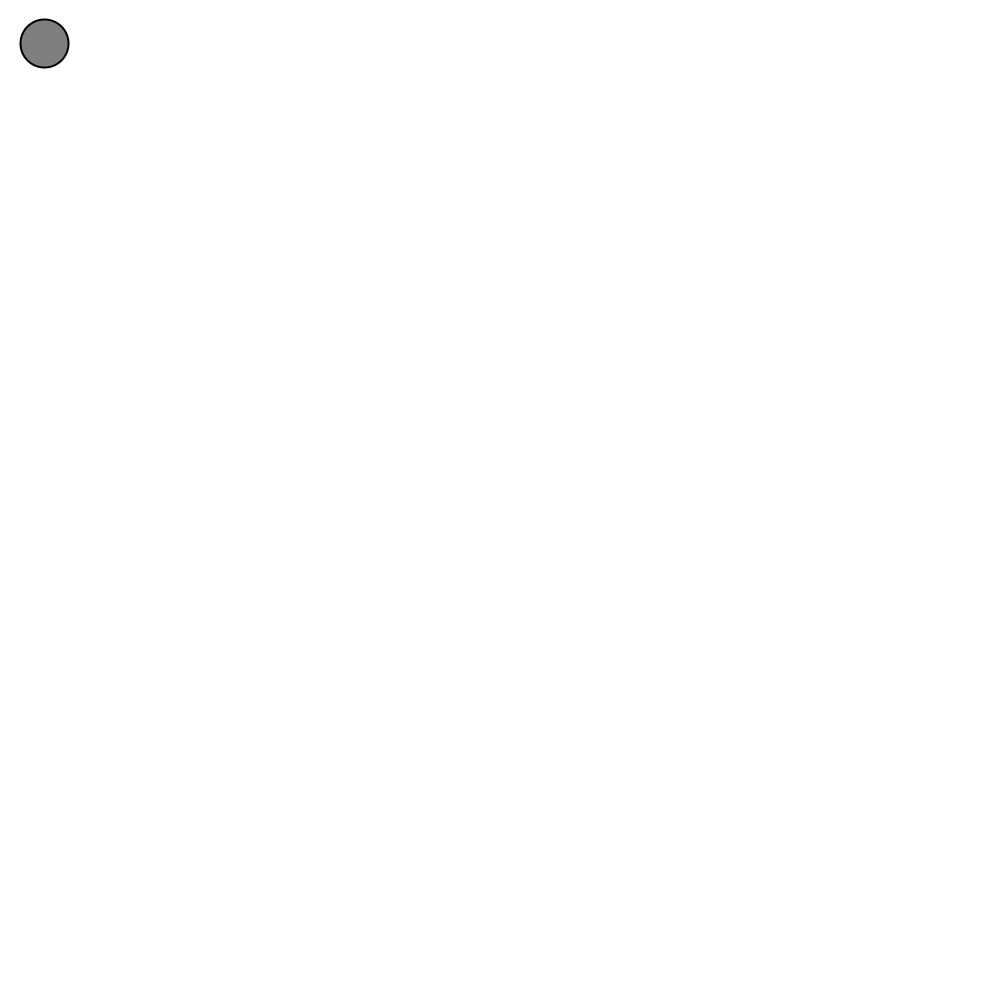
Frame 1 (no input)
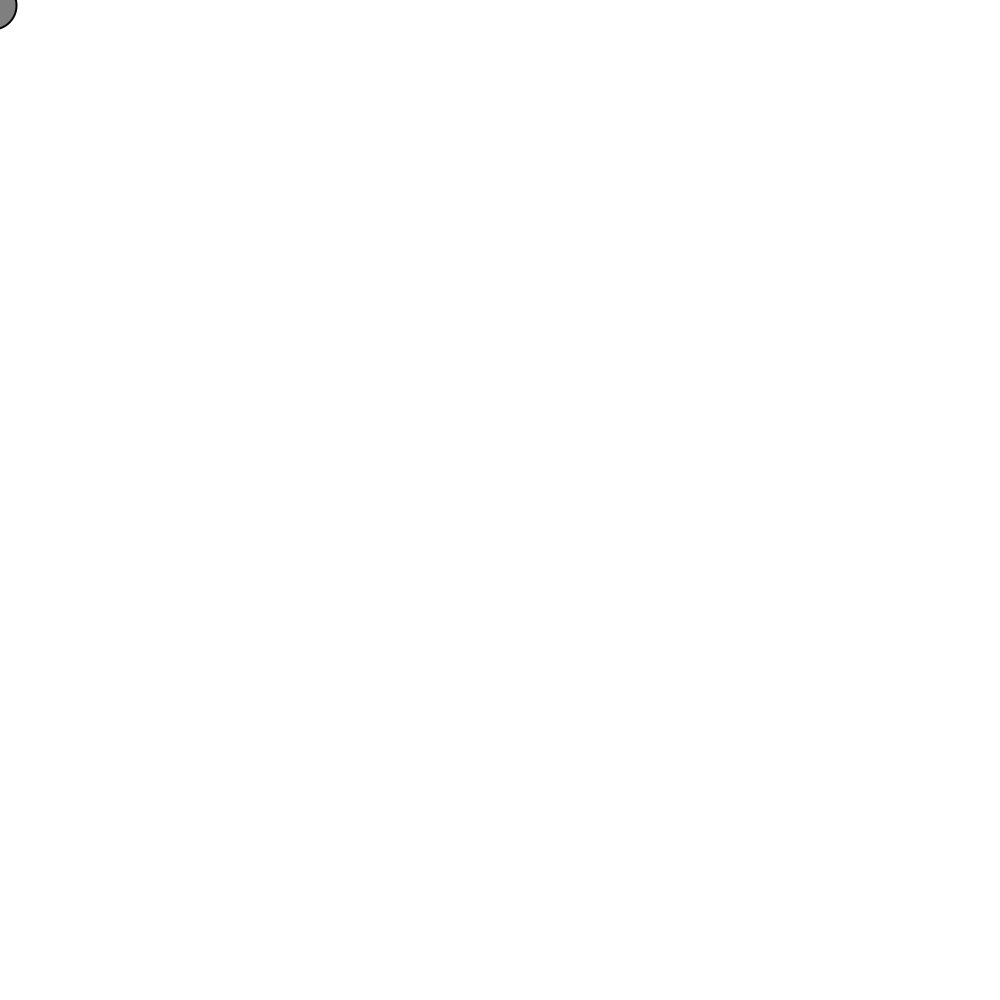
Frame 60 (the mouse pressed at the canvas centre just before this capture)
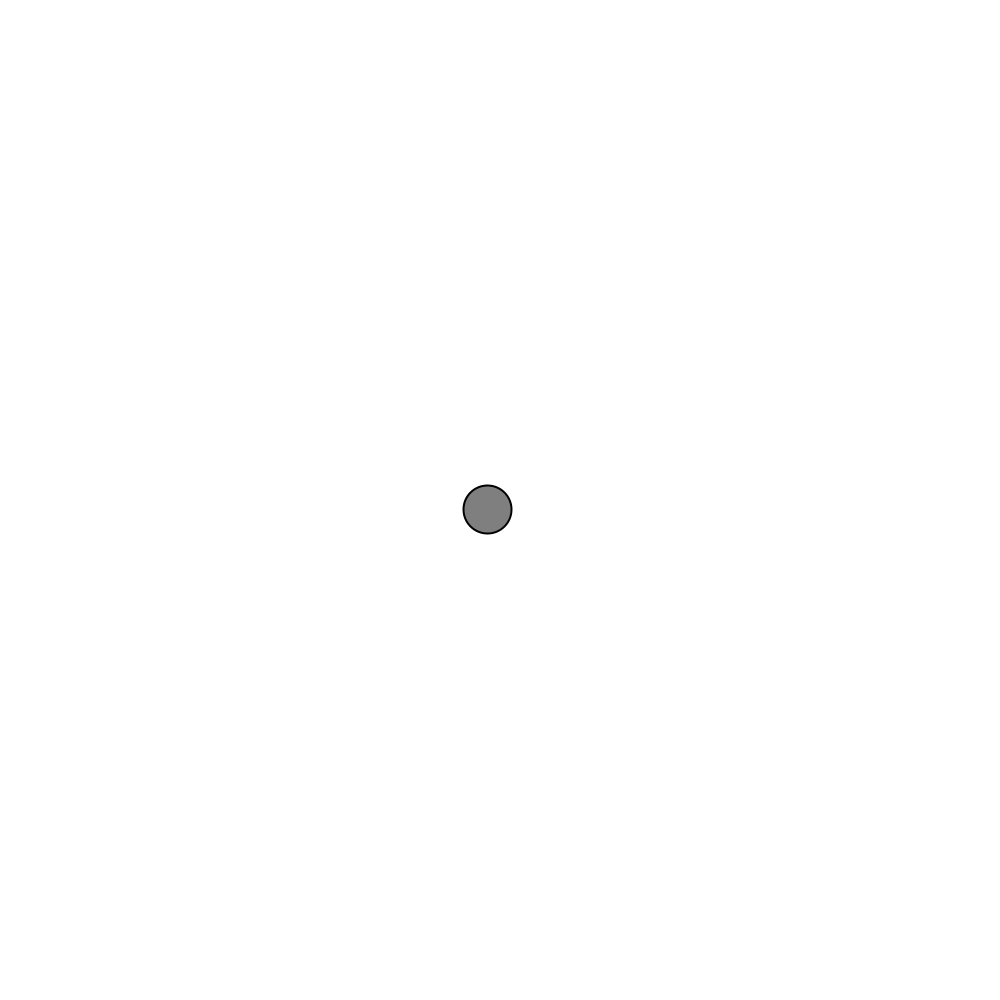
Frame 120 (the mouse held since frame 60 and released just before this capture)

The Processing sketch that drew these frames (run headless with seeded random() and noise(); from frame 60 on, the mouse is pressed at the canvas centre):

// Processing sketch: Lab3_3
// ── Lab3_3.pde
import java.util.Random;
PVector mouse = new PVector(mouseX , mouseY);
PVector circlePos;
Random rn = new Random();

float xspeed = 3;
float yspeed = 3;
float ballXPos;
float ballYPos;

void setup() {
  size(1000, 1000);
  smooth();
  circlePos = new PVector (50,50);
}

void draw() {
  background(255);

  xspeed = rn.nextInt(35) +1;
  yspeed = rn.nextInt(35) +1;
  

  if(mouseX > circlePos.x)
  {
    //xspeed *= 1;
    circlePos.x = (circlePos.x + xspeed);
  }
  else
  {
    circlePos.x = (circlePos.x - xspeed);
  }
  
  
  if(mouseY > circlePos.y)
  {
    //yspeed *= 1;
    circlePos.y = (circlePos.y + yspeed) ;
  }
  else
  {
    //yspeed *= 1;
    circlePos.y = (circlePos.y - yspeed) ;
  }
  // Display circle at x,y position
  strokeWeight(2);
  fill(127);
  ellipse(circlePos.x, circlePos.y, 48, 48);
}
